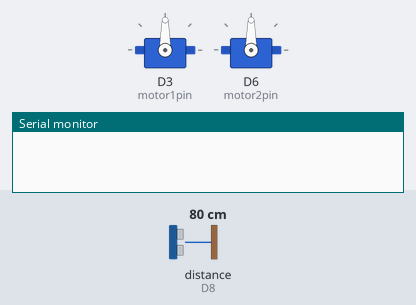
The sketch below on a simulated ESP8266 (NodeMCU). Shown: 2 × servo, the last lines printed to the serial monitor. The inputs (shaded band) are chosen by the test bench; at power-on: distance to the obstacle (sensor on D8) 80 cm.

Above: at 0.0 s.
At 2.2 s:
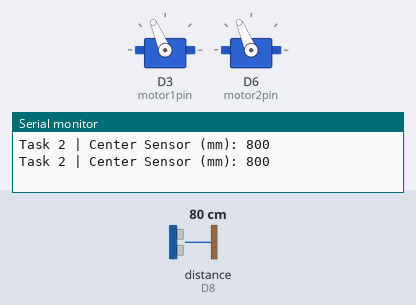
Timing chart, 0 to 3.7 s (numbered marks = the images above):
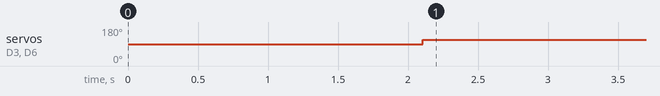

Measured:
- by itself, servo on D3 (motor1pin), servo on D6 (motor2pin): 90° → 113° at 2.1 s

The sketch:

Road_Test_Task2.ino
```cpp
/*
 * Group Information: Section G2, Group 8
 * Team Members: Abhiram Reddy Kandadi, Brendan Wujek, Joao Vitor Ferreira
 * Stevens Honor Pledge: "I pledge my honor that I have abided by the Stevens Honor System."
 * Task 2: Detect an Obstacle and make a stop
 */

#include <Servo.h>
#include <Ultrasonic.h>

Ultrasonic ultrasonic_left(D4, D7);
Ultrasonic ultrasonic_center(D5, D8);
Ultrasonic ultrasonic_right(D1, D2);

#define motor1pin D3
#define motor2pin D6

const int STOP_DIST = 100; // 100 mm

Servo motor1;
Servo motor2;


//Fucntion to Drive forward
void driveForward() {
  motor1.write(113);
  motor2.write(113);
}

//Stop the motors
void stopMotors() {
  motor1.write(90);
  motor2.write(90);
}

void setup() {
  Serial.begin(115200);
  motor1.attach(motor1pin);
  motor2.attach(motor2pin);

  delay(2000);
}

void loop() {
  int center_distance = ultrasonic_center.read(CM) * 10;

  // Print data
  Serial.print("Task 2 | Center Sensor (mm): ");
  Serial.println(center_distance);

  delay(100);

  if (center_distance > STOP_DIST || center_distance == 0) {
    driveForward();
  }
  else {
    stopMotors();
  }
}
```
